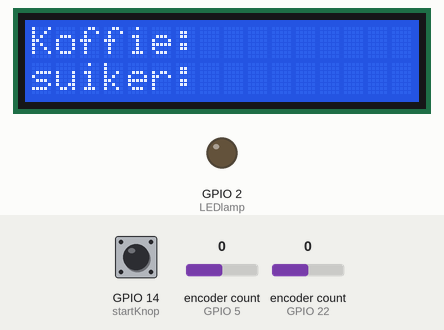
This sketch was run on a simulated ESP32. Shown: 16×2 character LCD, output pins drawn as LEDs (lit = HIGH). Inputs (shaded band) come from the test bench; at power-on: GPIO 14 (startKnop) HIGH, encoder count (sensors on GPIO 5, GPIO 22) 0. WiFi joins after 1.5 s; servers stay silent unless stated; what the sketch prints to the serial monitor is not drawn.

Above: at 3.0 s.
3.1 s: GPIO 14 (startKnop) pulled LOW for 0.15 s
At 4.3 s:
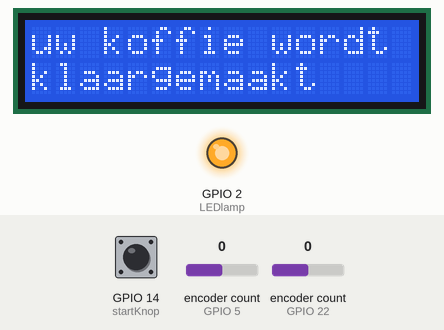
At 12.85 s:
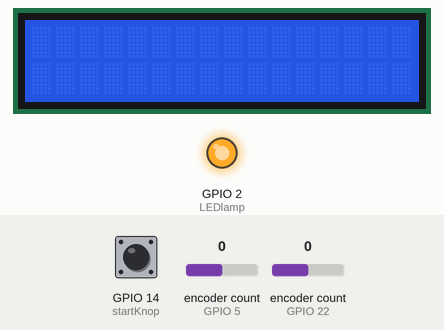
Timing chart, 0 to 14.1 s (numbered marks = the images above; inputs shaded):
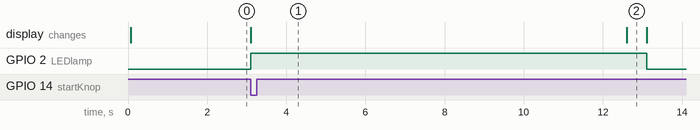

Measured:
- after the input at 3.1 s, GPIO 2 (LEDlamp): LOW → HIGH at once, → LOW 10.0 s later; the display: changes at once (image 1)
- what the display in image 2 shows lasts 0.5 s, from 12.6 s to 13.1 s

The sketch:

EindprojectKofie.ino
```cpp
// Verbinding met de blynk app via wifi
#define BLYNK_TEMPLATE_ID "user11"
#define BLYNK_TEMPLATE_NAME "user11@server.wyns.it"
#define BLYNK_PRINT Serial
char auth[] = "RKSF8dIqYvBADvDRXX3W8oX5zQyEUm-r";
char ssid[] = "Kiekeboe";
char pass[] = "kruisstraat";
// Alle libraries die ik gebruik voor het project.
#include <ESP32Encoder.h>
#include <LiquidCrystal.h>
#include <WiFi.h>
#include <WiFiClient.h>
#include <BlynkSimpleEsp32.h>
#include <SPI.h>

//Initaliseren van alle pins. Zowel fysieke pins als virtuele pins.
#define Koffie_CLK_PIN 22
#define Koffie_DT_PIN 13
#define Suiker_CLK_PIN 5
#define Suiker_DT_PIN 4
#define LEDlamp 2
#define startKnop 14
#define VIRTUAL_PIN_KOFFIE V1
#define VIRTUAL_PIN_SUIKER V2
#define VIRTUAL_PIN_DRUKKNOP V3
#define VIRTUAL_PIN_TEXT_DISPLAY V4
#define VIRTUAL_PIN_LED V5

LiquidCrystal lcd(19, 23, 18, 17, 16, 15); //lcd scherm initialiseren

//Aanmaken van 2 verschillende encoders. 1 voor koffe en 1 voor suiker.
ESP32Encoder KoffieEncoder;
ESP32Encoder SuikerEncoder;

//variabele voor het opslaan van de huidige en de vorige waarden van de encoders.
int KoffieEncoderValue = 0;
int previousKoffieEncoderValue = 0;
int SuikerEncoderValue = 0;
int previousSuikerEncoderValue = 0;

//max en min waardes van de koffie en suiker.
const int minKoffie = -1;
const int maxKoffie = 16;
const int minSuiker = -1;
const int maxSuiker = 16;
//Display waardes van de kofie en suiker
int koffieSterkte = 0;
int suikerSterkte = 0;
// waardes van de sliders in de blynk app.
int sliderKoffieSterkte = 0;
int sliderSuikerSterkte = 0;
//status van de drukknop
bool isButtonPressed = false;
unsigned long buttonPressedTime = 0;

//deze functie zorgt ervoor dat de rotart encoders altijd worden gelezen. De waarde van de koffie/suiker encoder zal de waarde op het lcd scherm bepalen
// ook wordt er al geprint op het lcd scherm.
//er is een live communicatie met het lcd scherm en de encoders
void readRotaryEncoders() {
  int KoffieReading = KoffieEncoder.getCount();
  int SuikerReading = SuikerEncoder.getCount();

  if (KoffieReading != previousKoffieEncoderValue) {
    KoffieEncoderValue += (KoffieReading > previousKoffieEncoderValue) ? 1 : -1;
    KoffieEncoderValue = constrain(KoffieEncoderValue, minKoffie, maxKoffie);

    if(KoffieEncoderValue < 0){
      koffieSterkte = 0;
    } else if (KoffieEncoderValue >= 0 && KoffieEncoderValue < 4) {
      koffieSterkte = 1;
    } else if (KoffieEncoderValue >= 4 && KoffieEncoderValue < 8) {
      koffieSterkte = 2;
    } else if (KoffieEncoderValue >= 8 && KoffieEncoderValue < 12) {
      koffieSterkte = 3;
    } else if (KoffieEncoderValue >= 12 && KoffieEncoderValue <= 16) {
      koffieSterkte = 4;
    }
    lcd.setCursor(8, 0);
    lcd.print(koffieSterkte);
    previousKoffieEncoderValue = KoffieReading;
  }

  if (SuikerReading != previousSuikerEncoderValue) {
    SuikerEncoderValue += (SuikerReading > previousSuikerEncoderValue) ? 1 : -1;
    SuikerEncoderValue = constrain(SuikerEncoderValue, minSuiker, maxSuiker);

    if(SuikerEncoderValue < 0){
      suikerSterkte = 0;
    } else if (SuikerEncoderValue >= 0 && SuikerEncoderValue < 4) {
      suikerSterkte = 1;
    } else if (SuikerEncoderValue >= 4 && SuikerEncoderValue < 8) {
      suikerSterkte = 2;
    } else if (SuikerEncoderValue >= 8 && SuikerEncoderValue < 12) {
      suikerSterkte = 3;
    } else if (SuikerEncoderValue >= 12 && SuikerEncoderValue <= 16) {
      suikerSterkte = 4;
    }
    lcd.setCursor(8, 1);
    lcd.print(suikerSterkte);
    previousSuikerEncoderValue = SuikerReading;
  }
}

void setup() {
  Serial.begin(115200);
  // bevestig de koffie en suiker encoder pinnen
  KoffieEncoder.attachFullQuad(Koffie_CLK_PIN, Koffie_DT_PIN);
  SuikerEncoder.attachFullQuad(Suiker_CLK_PIN, Suiker_DT_PIN);
  pinMode(LEDlamp, OUTPUT);
  pinMode(startKnop, INPUT_PULLUP);

  //standaard tekst voor het lcd scherm + initialisatie
  lcd.begin(16, 2);
  lcd.print("Koffie: ");
  lcd.setCursor(0, 1);
  lcd.print("suiker: ");

// verbinding maken met internet
  WiFi.begin(ssid, pass);
  int wifi_ctr = 0;
  while (WiFi.status() != WL_CONNECTED) {
    delay(500);
    Serial.print(".");
  }

  Serial.println("WiFi connected");

//verbinding maken met de blynk server
  Blynk.begin(auth, ssid, pass, "server.wyns.it", 8081);
}

BLYNK_WRITE(VIRTUAL_PIN_KOFFIE) {
  // in deze functie ontvang ik de sliderwaarde van de koffie en print ik die op het lcd scherm
  sliderKoffieSterkte = param.asInt();
   lcd.setCursor(8, 0);
  lcd.print(sliderKoffieSterkte);
}

BLYNK_WRITE(VIRTUAL_PIN_SUIKER) {
  //in deze functie ontvang ik de slider waarde van de suiker en print ik die op het lcd scherm
  sliderSuikerSterkte = param.asInt();
  lcd.setCursor(8, 1);
  lcd.print(sliderSuikerSterkte);
}
BLYNK_WRITE(VIRTUAL_PIN_DRUKKNOP) {
  //status van knop ontvangen
  if (param.asInt() == 1) { // Als de drukknop is ingedrukt
    startKoffieMaken(); // start van de functie startKoffieMaken
  }
}

void startKoffieMaken(){
  //In deze funtie staat alles wat er gebeurd wanneer er op de knop wordt gedrukt
  isButtonPressed = true;
  buttonPressedTime = millis();
  //maken van "uw koffie wordt klaargemaakt" zowel op lcd als in de app
  Blynk.virtualWrite(VIRTUAL_PIN_TEXT_DISPLAY," Uw koffie wordt klaargemaakt");
  Blynk.virtualWrite(VIRTUAL_PIN_LED, 255);
  digitalWrite(LEDlamp, HIGH);
  lcd.setCursor(0,0);
  lcd.print("uw koffie wordt");
  lcd.setCursor(0,1);
  lcd.print("klaargemaakt");
  //wachten van 10 seconden (simulatie van de koffiebereiding)
  delay(9500);
  //resetten van de encoderwaarden en het lcd-scherm na het bereiden vd koffie
  KoffieEncoderValue = -1;
  SuikerEncoderValue = -1;
  lcd.clear();
}

void loop() {
  // in de loop functie wordt de blynk server gestart
  Blynk.run();
  //constant nakijken van de rotary encoders door de functie op te roepen
  readRotaryEncoders();
  //indien de knop wordt, startKoffieMaken();
  if(digitalRead(startKnop)==LOW){
    startKoffieMaken();
  }
// als de knop is ingedrukt en 10 sec zijn verstreken, wordt de knop terug uitgezet en reset het scherm
  if (isButtonPressed && millis() - buttonPressedTime >= 10000) {
    isButtonPressed = false; // Zet de knop weer uit
    lcd.setCursor(0, 0);
    lcd.print("Koffie: "); // Toon de vorige inhoud op het LCD-scherm
    lcd.setCursor(0, 1);
    lcd.print("suiker: ");
    Blynk.virtualWrite(VIRTUAL_PIN_TEXT_DISPLAY, "Selecteer uw Voorkeur");
    digitalWrite(LEDlamp, LOW);
    Blynk.virtualWrite(VIRTUAL_PIN_LED, 0);
    Blynk.virtualWrite(VIRTUAL_PIN_KOFFIE, 0);
    Blynk.virtualWrite(VIRTUAL_PIN_SUIKER, 0);
  }
}
```
